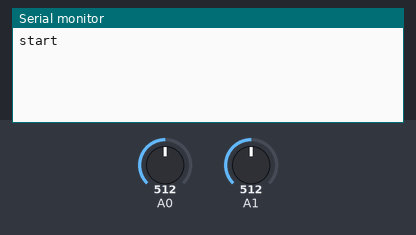
A sketch run on a simulated Arduino Uno, built with avr-gcc and run on an emulated ATmega328P. Parts: the last lines printed to the serial monitor. The test bench sets the inputs (shaded band); at power-on: A0 = 512, A1 = 512.

Above: at 1.3 s.
1.4 s: A0 set to 716
At 1.4 s:
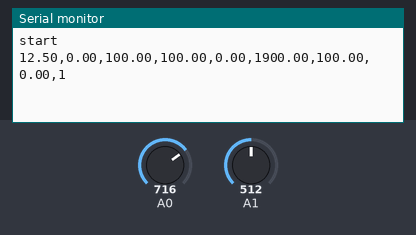
2.9 s: A1 set to 716
At 3.7 s:
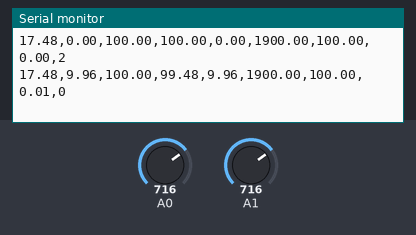
4.4 s: A0 set to 900
At 4.4 s:
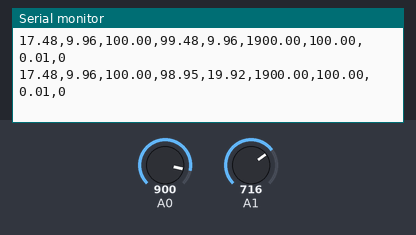
5.9 s: A1 set to 900
At 7.1 s:
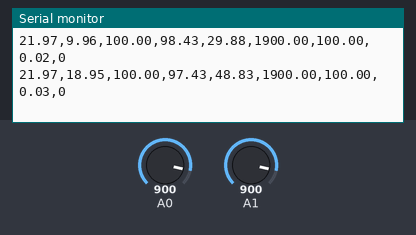
Timing chart, 0 to 8.4 s (numbered marks = the images above; inputs shaded):
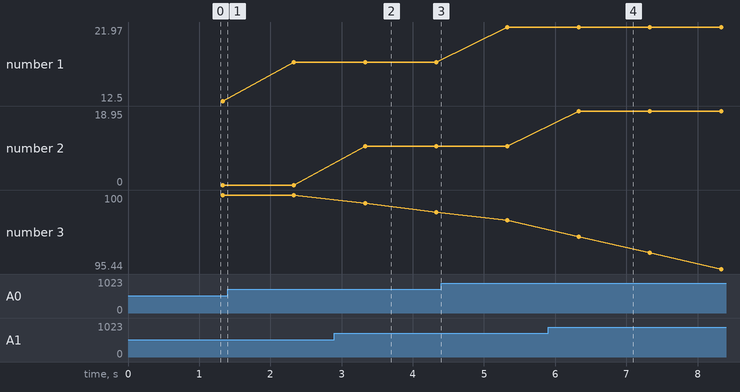

Measured:
- after the input at 2.9 s, the serial monitor: prints a new line after 0.43 s (image 2)
- after the input at 5.9 s, the serial monitor: prints a new line after 0.43 s (image 4)
- plotted number 1: 12.5 → 17.48 after the input at 1.4 s, 17.48 → 21.97 after the input at 4.4 s
- plotted number 2: 0 → 9.96 after the input at 2.9 s, 9.96 → 18.95 after the input at 5.9 s
- plotted number 3: 100 → 98.95 after the input at 2.9 s, 98.43 → 95.44 after the input at 5.9 s

The sketch:

Voltage_Current_Monitoring.ino
```cpp
//CONSTANTE
float batteryMaxVoltage = 4.0;
float batteryMinVoltage = 3.0;
float batteryBOLCapacity = 1900; //[Ampers*s]
//float batteryBOLCapacity = (8800 / 1000.0) * 60.0 * 60.0; //capacitatea specificata de producator
float currentSensorSensitivity = 0.100;
float currentSensorMarginError = 0.02;
int maxChargingCicles = 1000;
int timerCounterOffset = 3036;


//VARIABILE GLOBALE
float batteryMaxCapacity = batteryBOLCapacity;
float batteryUsedCapacity = 0;
float batteryRemainingCapacity;
float chargingCicles = 0;
bool isCharging = false;
int batteryRestTime = 0;


void setup() {
  Serial.begin(9600);
  //sensors.begin();

  TCCR1A = 0;
  TCCR1B = 0;
  TCNT1 = timerCounterOffset;
  TCCR1B |= (1 << CS12);
  TIMSK1 |= (1 << TOIE1);

  //initiere capacitate ramasa
  batteryRemainingCapacity = batteryMaxCapacity * getBatterySOCVoltageMethod(getBatteryVoltage())/100;

  Serial.println("start");
}


//Functie interval 1s
ISR(TIMER1_OVF_vect) {
  TCNT1 = timerCounterOffset;

  //Masurare voltaj+curent
  float batteryVoltage = getBatteryVoltage();
  float batteryCurrent = getBatteryCurrent();

  updateChargingCicles(batteryCurrent, batteryMaxCapacity);

  //Recalibrare SOC cu metoda OCV
  if (batteryRestTime> 60*60){//Dupa o ora de inactivitate a bateriei
    batteryMaxCapacity = batteryMaxCapacity * getBatterySOCVoltageMethod(getBatteryVoltage())/getBatterySOCCoulombMethod();
    batteryRemainingCapacity = batteryMaxCapacity * getBatterySOCVoltageMethod(getBatteryVoltage())/100;
    batteryUsedCapacity = 0;
  }

  //Verificare curent
  if (batteryCurrent > currentSensorMarginError) {//exista consum
    batteryUsedCapacity += batteryCurrent;
    batteryRestTime = 0;
  } else if (batteryCurrent < -currentSensorMarginError){//incarcare (curent negativ)
    isCharging = true;
    //Recalibrare SOC cu metoda OCV pentru incarcare 100%
    //batteryMaxCapacity = batteryMaxCapacity * getBatterySOCVoltageMethod(getBatteryVoltage())/100;
    batteryRemainingCapacity = batteryMaxCapacity * getBatterySOCVoltageMethod(getBatteryVoltage())/100;
    batteryUsedCapacity = 0;
    batteryRestTime = 0;
  } else {//baterie inactiva
    batteryRestTime += 1;
  }


  //Afisare date
  //Serial.print(round(millis()));
  //Serial.print(",");
  Serial.print(batteryVoltage);
  Serial.print(",");
  Serial.print(batteryCurrent);
  Serial.print(",");
  Serial.print(getBatterySOCVoltageMethod(batteryVoltage));
  Serial.print(",");
  Serial.print(getBatterySOCCoulombMethod());
  Serial.print(",");
  Serial.print(batteryUsedCapacity);
  Serial.print(",");
  Serial.print(batteryRemainingCapacity);
  Serial.print(",");
  Serial.print(getSOH());
  Serial.print(",");
  Serial.print(chargingCicles);
  Serial.print(",");
  Serial.println(batteryRestTime);
}


void loop() {

}


//VOLTAGE MEASURE FUNCTIONS
int readVoltageSensor() {
  float value = analogRead(A0);
  return value;
}


float getBatteryVoltage() {
  float voltageSamples = 0;
  for (int i = 0; i < 1000; i++) {
    voltageSamples += readVoltageSensor() * 5.0 / 1024.0 / 0.2;
  }
  return voltageSamples / 1000;
}


//CURRENT MEASURE FUNCTIONS
int readCurrentSensor() {
  float value = analogRead(A1);
  return value;
}


float getBatteryCurrent() {
  float currentSamples = 0;
  for (int i = 0; i < 1000; i++) {
    currentSamples += ((readCurrentSensor()*(5.0/1024.0)) - 2.5)/currentSensorSensitivity;
  }
  return currentSamples / 1000;
}


//FUNCTII DE CALCUL CAPACITATE
float getBatterySOCVoltageMethod(float voltage) {
  if (voltage > batteryMaxVoltage) {
    return 100.0;
  } else if (voltage < batteryMinVoltage) {
    return 0.0;
  }
  return (voltage - batteryMinVoltage) * 100.0 / (batteryMaxVoltage - batteryMinVoltage);
}


float getBatterySOCCoulombMethod() {
//formula derivata - estimare in functie de capacitatea ramasa, aceasta estimata din tensiunea initiala
  if (batteryRemainingCapacity - batteryUsedCapacity > 0) {
    return ((batteryRemainingCapacity - batteryUsedCapacity) * 100.0)/batteryMaxCapacity;
  } else {
    return 0;
    batteryMaxCapacity = batteryMaxCapacity * getBatterySOCVoltageMethod(getBatteryVoltage())/100;
  }

  //formula conventionala
  //if ((current > currentSensorMarginError)) {
  //  batterySOC -= ((current * 100.0) / batteryMaxCapacity);
  //}
  //return batterySOC;
}

void updateChargingCicles(float current, float maxCapacity){
  if (current > currentSensorMarginError){
    chargingCicles += current/maxCapacity;
  }
}


float getSOH(){ // State of Health
  float SOH = (batteryMaxCapacity / batteryBOLCapacity)*100;
  return SOH;
}
```
